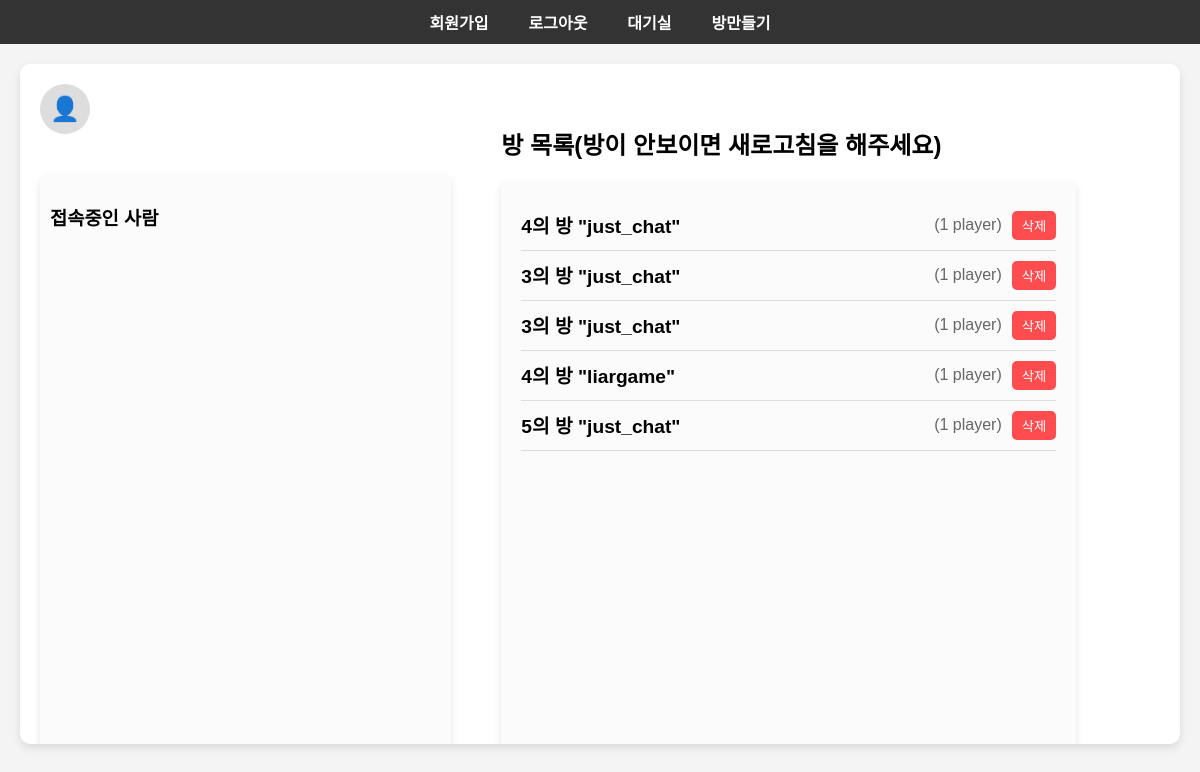
Screenshot of /liargame/game/ (signed in) with the database file from the repository.
### liargame/models.py (models this page shows, shortened)
class Room(models.Model):
    room_number = models.AutoField(primary_key=True)
    game_type = models.CharField(max_length=100)
    created_at = models.DateTimeField(auto_now_add=True)
    owner = models.ForeignKey('CustomUser', on_delete=models.CASCADE, null=True, blank=True, related_name='owned_rooms')
    players = models.ManyToManyField('CustomUser', related_name='rooms', blank=True)  # 플레이어들

class CustomUser(AbstractUser):
    nickname = models.CharField(max_length=50, unique=True)  # 사용자 닉네임
    room = models.OneToOneField(Room, null=True, blank=True, on_delete=models.SET_NULL, related_name='user')  # 'user' 그대로 사용

### liargame/views.py (the view)
# urls.py: path('game/', views.game, name='game'),
@login_required
def game(request):
    rooms = Room.objects.all()
    username = request.user.nickname if request.user.is_authenticated else "익명"
    all_users = list(CustomUser.objects.values_list('nickname', flat=True).distinct())
    return render(request, 'liargame/game.html', {
        'username': username,
        'rooms': rooms,  # 방 정보 전달
        'all_users': all_users,
    })

### liargame/templates/liargame/game.html (shortened to what this page needs)
<!DOCTYPE html>
<html lang="en">
<head>
</head>
<body>
    <nav>
        <ul>
            <li><a href="{% url 'signup' %}">회원가입</a></li>
            {% if user.is_authenticated %}
                <li>
                    <a href="#" onclick="document.getElementById('logout-form').submit();">로그아웃</a>
                </li>
            {% else %}
                <li><a href="{% url 'signin' %}">로그인</a></li>
            {% endif %}
            <li><a href="{% url 'game' %}">대기실</a></li>
            <li><a href="{% url 'create_room' %}" id="create-room-link">방만들기</a></li>
        </ul>
    </nav>
    <div class="main-box">
        <div class="left-panel">
            <div class="nickname">
                <div class="profile-circle">👤</div>
            </div>
            <div class="all-users">
                <h3>접속중인 사람</h3>
            </div>
        </div>
        <div class="room-list-container">
            <div class="room-list-header">
                <h2>방 목록(방이 안보이면 새로고침을 해주세요)</h2>
            </div>
            <div class="room-list">
                {% if rooms %}
                    {% for room in rooms %}
                        <div class="room" data-room-id="{{ room.room_number }}">
                            <div class="room-left">
                                <a href="{% url 'room_detail' room_id=room.room_number %}" class="room-link">
                                    <strong>{{ room.owner.nickname }}의 방</strong>
                                    <span>"{{ room.game_type }}"</span>
                                </a>
                            </div>
                            <div class="room-right">
                                <div class="room-players">
                                    ({{ room.players.count }} player{{ room.players.count|pluralize }})
                                </div>
                                <button class="delete-room-button" data-room-id="{{ room.room_number }}">삭제</button>
                            </div>
                        </div>
                    {% endfor %}
                {% else %}
                    <p>아직 개설된 방이 없습니다.</p>
                {% endif %}
            </div>
        </div>
    </div>
</body>
</html>

### liargame/templates/liargame/game.html (style rules this page uses)
body { font-family: Arial, sans-serif; margin: 0; padding: 0; background-color: #f4f4f4; display: flex; flex-direction: column; height: 100vh; }
nav { background-color: #333; color: white; padding: 10px 20px; position: sticky; top: 0; z-index: 1000; }
nav ul { list-style-type: none; padding: 0; margin: 0; display: flex; justify-content: center; }
nav ul li { margin: 0 20px; }
nav ul li a { color: white; text-decoration: none; font-weight: bold; }
.main-box { display: flex; margin: 20px; background-color: white; border-radius: 10px; box-shadow: 0 4px 8px rgba(0, 0, 0, 0.1); height: calc(100vh - 120px); overflow: hidden; gap: 20px; }
.left-panel { width: 42%; padding: 20px; display: flex; flex-direction: column; height: 100%; overflow-y: auto; }
.nickname { display: flex; align-items: center; margin-bottom: 20px; }
.profile-circle { width: 50px; height: 50px; background-color: #ddd; border-radius: 50%; display: flex; justify-content: center; align-items: center; margin-right: 10px; font-size: 1.5rem; color: #666; }
.all-users { margin-top: 20px; background-color: #f9f9f9; padding: 10px; border-radius: 8px; box-shadow: 0 4px 8px rgba(0, 0, 0, 0.1); flex-grow: 1; overflow-y: auto; height: 70%; background-color: #fbfbfb; }
.room-list { width: 80%; background-color: white; padding: 20px; border-radius: 8px; box-shadow: 0 4px 8px rgba(0, 0, 0, 0.1); flex-grow: 1; height: 100%; overflow-y: auto; height: 80%; background-color: #fbfbfb; }
.room-list-container { width: 70%; margin-top: 32px; margin-bottom: 30px; height: 100%; padding: 10px; box-sizing: border-box; }
.room { display: flex; justify-content: space-between; align-items: center; border-bottom: 1px solid #ddd; padding: 10px 0; gap: 10px; }
.room-left { display: flex; align-items: center; gap: 10px; text-decoration: none; flex-grow: 1; }
.room-right { display: flex; align-items: center; gap: 10px; }
.room a { text-decoration: none; color: inherit; font-weight: bold; font-size: 1.2rem; }
.room-players { font-size: 1rem; color: #666; }
.delete-room-button { background-color: #ff4d4f; color: white; border: none; border-radius: 5px; padding: 5px 10px; cursor: pointer; }

### rows the page displays
Room: owner.nickname "4", game_type "just_chat", players.count "1"
Room: owner.nickname "3", game_type "just_chat", players.count "1"
Room: owner.nickname "3", game_type "just_chat", players.count "1"
Room: owner.nickname "4", game_type "liargame", players.count "1"
Room: owner.nickname "5", game_type "just_chat", players.count "1"
